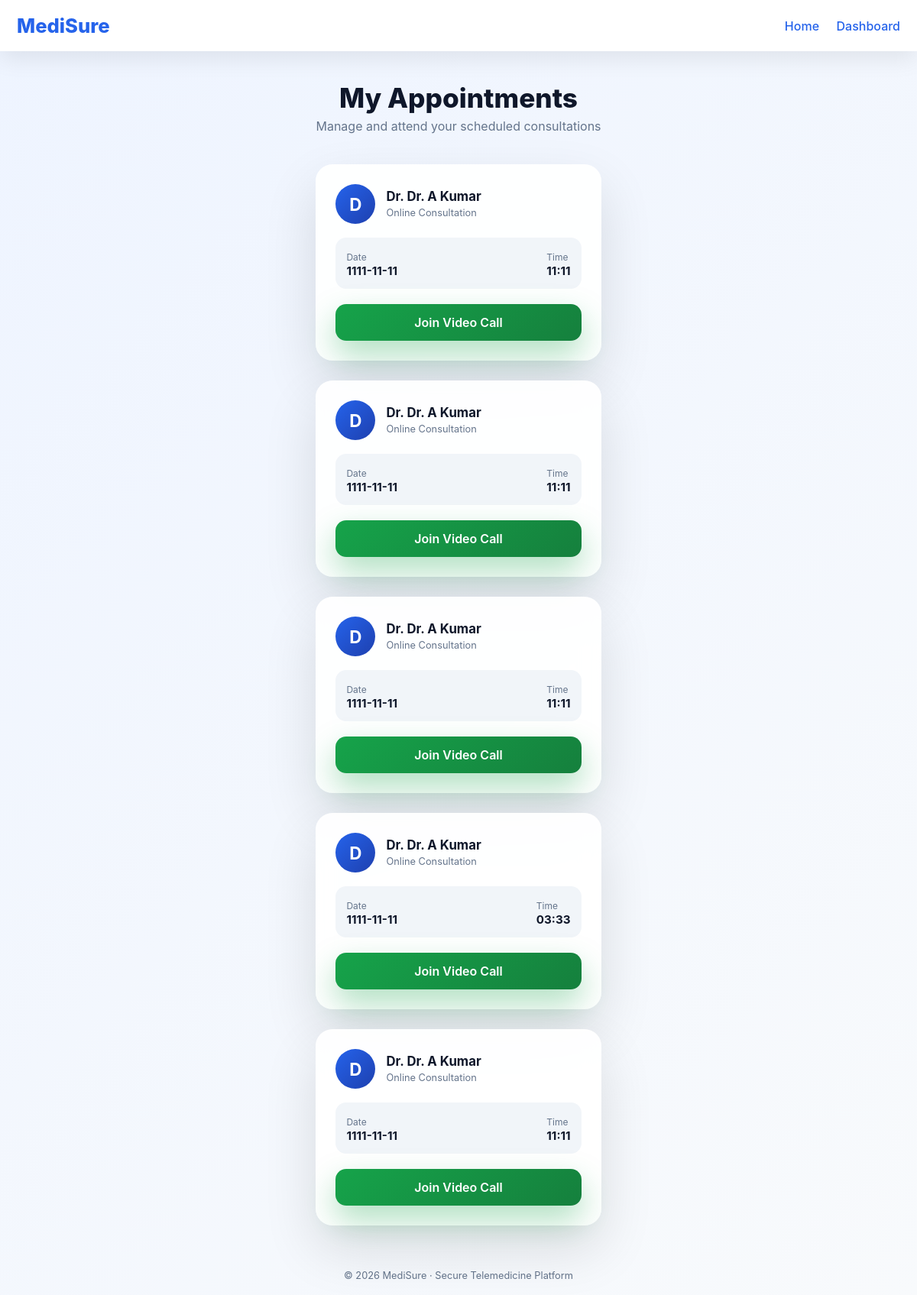
The page /my-appointments (signed in) on the database its author committed.
### tables this page shows
CREATE TABLE appointments (
    id INTEGER PRIMARY KEY AUTOINCREMENT,
    user_id INTEGER NOT NULL,
    doctor_id INTEGER NOT NULL,
    appointment_date TEXT NOT NULL,
    appointment_time TEXT NOT NULL,
    status TEXT DEFAULT 'Booked'
, zoom_link TEXT);

CREATE TABLE doctors (
    id INTEGER PRIMARY KEY AUTOINCREMENT,
    name TEXT NOT NULL,
    specialization TEXT NOT NULL,
    email TEXT NOT NULL
);

### app.py (the view)
@app.route("/my-appointments")
def my_appointments():
    if "user_id" not in session:
        return redirect("/login")
    conn = sqlite3.connect("database.db")
    cur = conn.cursor()
    cur.execute("""
        SELECT
            d.name,
            a.appointment_date,
            a.appointment_time,
            a.zoom_link
        FROM appointments a
        JOIN doctors d ON a.doctor_id = d.id
        WHERE a.user_id = ?
    """, (session["user_id"],))
    appointments = cur.fetchall()
    conn.close()
    appointments = appointments[:5]
    return render_template(
        "my_appointments.html",
        appointments=appointments
    )

### templates/my_appointments.html (shortened to what this page needs)
<!DOCTYPE html>
<html lang="en">
<head>
    <link rel="stylesheet" href="/static/my_appointments.css">
</head>
<body>
<header class="header">
    <div class="header-container">
        <h1 class="logo">MediSure</h1>
        <nav>
            <a href="/home">Home</a>
            <a href="/dashboard">Dashboard</a>
        </nav>
    </div>
</header>
<main class="main">
    <div class="page-header">
        <h2>My Appointments</h2>
        <p>Manage and attend your scheduled consultations</p>
    </div>
    {% if appointments %}
    <div class="appointments-grid">
        {% for appointment in appointments %}
        <div class="appointment-card">
            <div class="doctor-section">
                <div class="avatar">
                    {{ appointment[0][0] }}
                </div>
                <div>
                    <h3>Dr. {{ appointment[0] }}</h3>
                    <span class="speciality">Online Consultation</span>
                </div>
            </div>
            <div class="details">
                <div>
                    <span>Date</span>
                    <strong>{{ appointment[1] }}</strong>
                </div>
                <div>
                    <span>Time</span>
                    <strong>{{ appointment[2] }}</strong>
                </div>
            </div>
            <div class="actions">
                <a href="{{ appointment[3] }}" target="_blank" class="join-btn">
                    Join Video Call
                </a>
            </div>
        </div>
        {% endfor %}
    </div>
    {% else %}
        <div class="empty-state">
            <h3>No Appointments Found</h3>
            <p>You currently have no scheduled consultations.</p>
            <a href="/consult-doctor" class="book-btn">Book Appointment</a>
        </div>
    {% endif %}
</main>
<footer class="footer">
    © 2026 MediSure · Secure Telemedicine Platform
</footer>
</body>
</html>

### static/my_appointments.css (style rules this page uses)
* { margin: 0; padding: 0; box-sizing: border-box; font-family: "Inter", "Segoe UI", sans-serif; }
body { background: linear-gradient(135deg, #eef4ff, #f8fafc); color: #0f172a; min-height: 100vh; display: flex; flex-direction: column; }
.header { background: white; box-shadow: 0 10px 30px rgba(0,0,0,0.08); }
.header-container { max-width: 1200px; margin: auto; padding: 18px 22px; display: flex; justify-content: space-between; align-items: center; }
.logo { font-size: 1.6rem; font-weight: 800; color: #2563eb; }
nav a { margin-left: 18px; text-decoration: none; color: #2563eb; font-weight: 500; }
.main { flex: 1; padding: 40px 20px; max-width: 1200px; margin: auto; }
.page-header { text-align: center; margin-bottom: 40px; }
.page-header h2 { font-size: 2.2rem; font-weight: 800; }
.page-header p { color: #64748b; margin-top: 6px; }
.appointments-grid { display: grid; grid-template-columns: repeat(auto-fit, minmax(300px, 1fr)); gap: 26px; }
.appointment-card { background: rgba(255,255,255,0.92); backdrop-filter: blur(12px); border-radius: 22px; padding: 26px; box-shadow: 0 30px 70px rgba(0,0,0,0.12); transition: transform 0.25s ease; }
.doctor-section { display: flex; align-items: center; margin-bottom: 18px; }
.avatar { width: 52px; height: 52px; border-radius: 50%; background: linear-gradient(135deg, #2563eb, #1e40af); color: white; font-size: 1.4rem; font-weight: 700; display: flex; align-items: center; justify-content: center; margin-right: 14px; }
.doctor-section h3 { font-size: 1.05rem; }
.speciality { font-size: 0.8rem; color: #64748b; }
.details { display: flex; justify-content: space-between; background: #f1f5f9; padding: 14px; border-radius: 14px; margin-bottom: 20px; }
.details span { font-size: 0.75rem; color: #64748b; }
.details strong { display: block; font-size: 0.95rem; }
.join-btn { display: block; width: 100%; text-align: center; padding: 14px; background: linear-gradient(135deg, #16a34a, #15803d); color: white; border-radius: 14px; text-decoration: none; font-weight: 600; box-shadow: 0 18px 40px rgba(22,163,74,0.35); }
.footer { text-align: center; padding: 18px; font-size: 0.8rem; color: #64748b; }

### rows shown on the page
appointments: name "D", name "Dr. A Kumar", appointment_date "1111-11-11", appointment_time "11:11"
appointments: name "D", name "Dr. A Kumar", appointment_date "1111-11-11", appointment_time "11:11"
appointments: name "D", name "Dr. A Kumar", appointment_date "1111-11-11", appointment_time "11:11"
appointments: name "D", name "Dr. A Kumar", appointment_date "1111-11-11", appointment_time "03:33"
appointments: name "D", name "Dr. A Kumar", appointment_date "1111-11-11", appointment_time "11:11"
